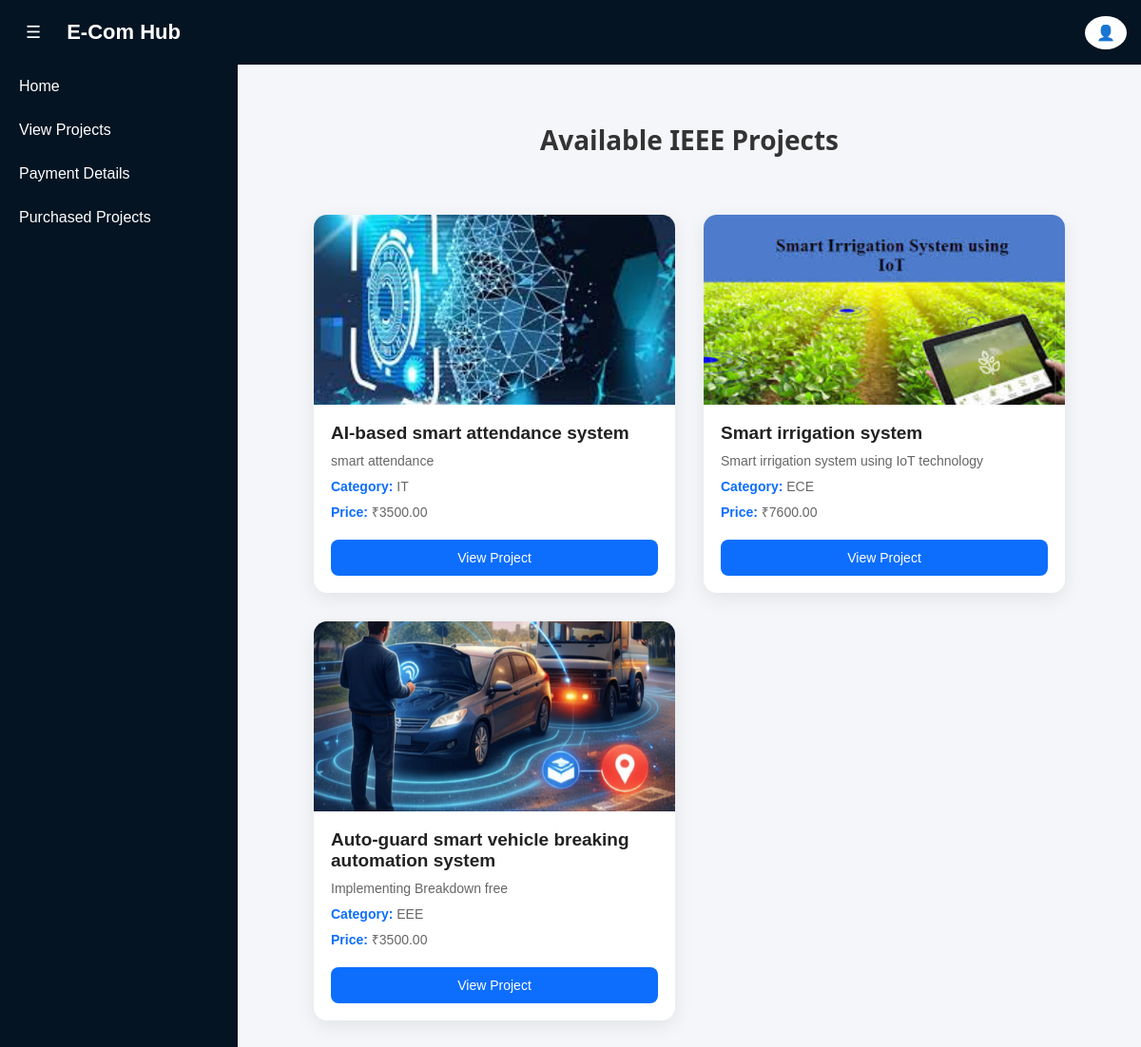
/view-projects/ (signed in), run on the app's committed database.
### ecom_app/models.py (models this page shows, shortened)
class Project(models.Model):
    CATEGORY_CHOICES = (
        ('AI', 'Artificial Intelligence'),
        ('ML', 'Machine Learning'),
        ('DL', 'Deep Learning'),
        ('WEB', 'Web Development'),
        ('IOT', 'Internet of Things'),
        ('DATA', 'Data Science'),
    )
    title = models.CharField(max_length=255)
    description = models.TextField()
    category = models.CharField(max_length=50, choices=CATEGORY_CHOICES)
    price = models.DecimalField(max_digits=10, decimal_places=2)
    google_drive_link = models.URLField()
    project_image = models.ImageField(upload_to='project_images/')
    created_at = models.DateTimeField(auto_now_add=True)

### ecom_app/user_side.py (the view)
# urls.py: path('projects/',views.user_project_list,name='user_project_list'),
def user_project_list(request):
    projects = Project.objects.all()
    return render(request, "user/user_project_list.html", {"projects": projects})

### ecom_app/templates/user/user_project_list.html (shortened to what this page needs)
{% extends 'user/user_base.html' %}
{% block content %}
<h2>Available IEEE Projects</h2>
<div class="project-container">
{% for project in projects %}
<div class="card">
{% if project.project_image %}
<img src="{{ project.project_image.url }}">
{% endif %}
<h3>{{ project.title }}</h3>
<p>{{ project.description|truncatewords:15 }}</p>
<p><b>Category:</b> {{ project.category }}</p>
<p><b>Price:</b> ₹{{ project.price }}</p>
<a href="{% url 'project_detail' project.id %}">
View Project
</a>
</div>
{% endfor %}
</div>
{% endblock %}

### ecom_app/templates/user/user_base.html (style rules this page uses)
body { margin:0; font-family:Arial, Helvetica, sans-serif; background:#f4f6f9; }

### ecom_app/templates/user/user_project_list.html (style rules this page uses)
h2 { text-align:center; margin:40px 0; font-family:'Segoe UI',sans-serif; font-size:28px; font-weight:600; color:#333; }
.project-container { display:grid; grid-template-columns:repeat(auto-fit,minmax(280px,1fr)); gap:30px; padding:20px 60px; }
.card { background:#ffffff; border-radius:14px; overflow:hidden; box-shadow:0 6px 20px rgba(0,0,0,0.08); transition:all 0.3s ease; }
.card img { width:100%; height:200px; object-fit:cover; transition:transform 0.4s ease; }
.card h3 { font-size:19px; margin:15px 18px 8px; color:#222; font-weight:600; }
.card p { font-size:14px; margin:6px 18px; color:#666; line-height:1.5; }
.card p b { color:#0d6efd; }
.card a { display:block; margin:18px; padding:11px; text-align:center; background:#0d6efd; color:white; text-decoration:none; border-radius:8px; font-weight:500; font-size:14px; transition:0.3s; }

### data on the page
Project: project_image (picture), title "AI-based smart attendance system", description "smart attendance", category "IT", price "3500.00"
Project: project_image (picture), title "Smart irrigation system", description "Smart irrigation system using IoT technology", category "ECE", price "7600.00"
Project: project_image (picture), title "Auto-guard smart vehicle breaking automation system", description "Implementing Breakdown free", category "EEE", price "3500.00"
